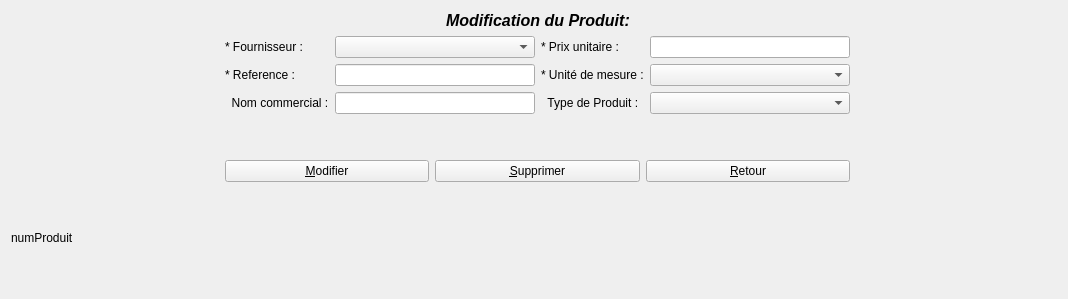
      <widget class="QWidget" name="page">
       <layout class="QGridLayout" name="gridLayout_17">
        <item row="1" column="2">
         <spacer name="horizontalSpacer_12">
          <property name="orientation">
           <enum>Qt::Horizontal</enum>
          </property>
          <property name="sizeHint" stdset="0">
           <size>
            <width>207</width>
            <height>20</height>
           </size>
          </property>
         </spacer>
        </item>
        <item row="0" column="1">
         <layout class="QHBoxLayout" name="horizontalLayout_3">
          <property name="sizeConstraint">
           <enum>QLayout::SetMinimumSize</enum>
          </property>
          <property name="topMargin">
           <number>0</number>
          </property>
          <item>
           <spacer name="horizontalSpacer_9">
            <property name="orientation">
             <enum>Qt::Horizontal</enum>
            </property>
            <property name="sizeHint" stdset="0">
             <size>
              <width>40</width>
              <height>10</height>
             </size>
            </property>
           </spacer>
          </item>
          <item>
           <widget class="QLabel" name="label_2">
            <property name="maximumSize">
             <size>
              <width>16777215</width>
              <height>30</height>
             </size>
            </property>
            <property name="font">
             <font>
              <pointsize>12</pointsize>
              <weight>75</weight>
              <italic>true</italic>
              <bold>true</bold>
             </font>
            </property>
            <property name="text">
             <string>Modification du Produit:</string>
            </property>
           </widget>
          </item>
          <item>
           <spacer name="horizontalSpacer_10">
            <property name="orientation">
             <enum>Qt::Horizontal</enum>
            </property>
            <property name="sizeHint" stdset="0">
             <size>
              <width>40</width>
              <height>10</height>
             </size>
            </property>
           </spacer>
          </item>
         </layout>
        </item>
        <item row="1" column="0">
         <spacer name="horizontalSpacer_11">
          <property name="orientation">
           <enum>Qt::Horizontal</enum>
          </property>
          <property name="sizeHint" stdset="0">
           <size>
            <width>208</width>
            <height>20</height>
           </size>
          </property>
         </spacer>
        </item>
        <item row="1" column="1">
         <layout class="QGridLayout" name="gridLayout_8">
          <item row="2" column="2">
           <widget class="QPushButton" name="pushButton_Retour_Prod">
            <property name="text">
             <string>&amp;Retour</string>
            </property>
           </widget>
          </item>
          <item row="0" column="0" colspan="3">
           <layout class="QGridLayout" name="gridLayout_16">
            <item row="0" column="0">
             <widget class="QLabel" name="label_28">
              <property name="text">
               <string>* Fournisseur :</string>
              </property>
             </widget>
            </item>
            <item row="0" column="2">
             <widget class="QLabel" name="label_29">
              <property name="text">
               <string>* Prix unitaire :</string>
              </property>
             </widget>
            </item>
            <item row="0" column="3">
             <widget class="QLineEdit" name="lineEdit_PU_Mod_Prod">
              <property name="minimumSize">
               <size>
                <width>200</width>
                <height>0</height>
               </size>
              </property>
             </widget>
            </item>
            <item row="1" column="0">
             <widget class="QLabel" name="label_30">
              <property name="text">
               <string>* Reference :</string>
              </property>
             </widget>
            </item>
            <item row="1" column="1">
             <widget class="QLineEdit" name="lineEdit_Ref_Mod_Prod"/>
            </item>
            <item row="1" column="2">
             <widget class="QLabel" name="label_31">
              <property name="text">
               <string>* Unité de mesure :</string>
              </property>
             </widget>
            </item>
            <item row="2" column="0">
             <widget class="QLabel" name="label_32">
              <property name="text">
               <string>  Nom commercial :</string>
              </property>
             </widget>
            </item>
            <item row="2" column="1">
             <widget class="QLineEdit" name="lineEdit_Nom_Mod_Prod"/>
            </item>
            <item row="2" column="2">
             <widget class="QLabel" name="label_33">
              <property name="text">
               <string>  Type de Produit :</string>
              </property>
             </widget>
            </item>
            <item row="0" column="1">
             <widget class="QComboBox" name="comboBox_Fourni_Mod_Prod">
              <property name="minimumSize">
               <size>
                <width>200</width>
                <height>0</height>
               </size>
              </property>
             </widget>
            </item>
            <item row="2" column="3">
             <widget class="QComboBox" name="comboBox_Type_Mod_Prod"/>
            </item>
            <item row="1" column="3">
             <widget class="QComboBox" name="comboBox_UM_Mod_Prod">
              <property name="sizeAdjustPolicy">
               <enum>QComboBox::AdjustToContents</enum>
              </property>
             </widget>
            </item>
           </layout>
          </item>
          <item row="2" column="0">
           <widget class="QPushButton" name="pushButton_Mod_Prod">
            <property name="text">
             <string>&amp;Modifier</string>
            </property>
           </widget>
          </item>
          <item row="2" column="1">
           <widget class="QPushButton" name="pushButton_Suppr_Prod">
            <property name="text">
             <string>&amp;Supprimer</string>
            </property>
           </widget>
          </item>
          <item row="1" column="1">
           <spacer name="verticalSpacer_5">
            <property name="orientation">
             <enum>Qt::Vertical</enum>
            </property>
            <property name="sizeType">
             <enum>QSizePolicy::Fixed</enum>
            </property>
            <property name="sizeHint" stdset="0">
             <size>
              <width>20</width>
              <height>40</height>
             </size>
            </property>
           </spacer>
          </item>
         </layout>
        </item>
        <item row="2" column="1">
         <spacer name="verticalSpacer_2">
          <property name="orientation">
           <enum>Qt::Vertical</enum>
          </property>
          <property name="sizeType">
           <enum>QSizePolicy::Fixed</enum>
          </property>
          <property name="sizeHint" stdset="0">
           <size>
            <width>20</width>
            <height>100</height>
           </size>
          </property>
         </spacer>
        </item>
        <item row="2" column="0">
         <widget class="QLabel" name="label_Num_Produit">
          <property name="text">
           <string>numProduit</string>
          </property>
         </widget>
        </item>
       </layout>
      </widget>
